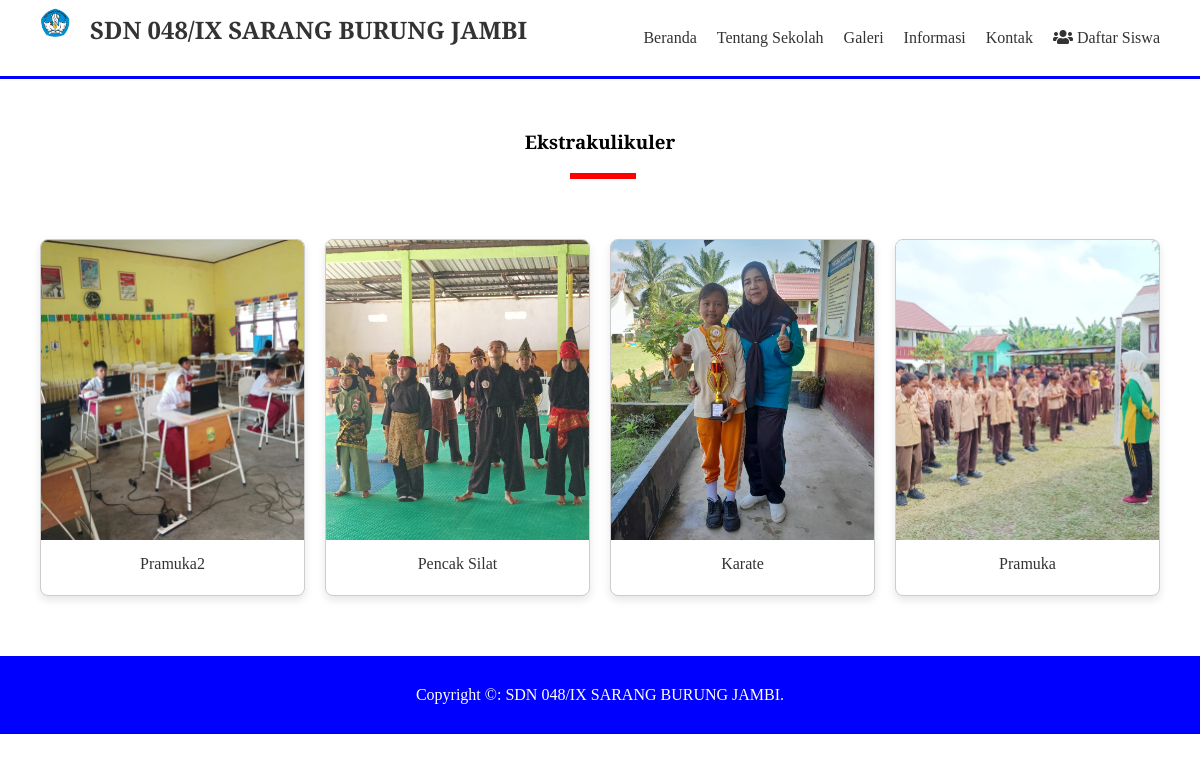
The app's page /ekstrakulikuler.php with its own data.
### tables this page shows
CREATE TABLE `pengaturan` (
  `id` int(11) NOT NULL,
  `nama` varchar(50) NOT NULL,
  `email` varchar(50) NOT NULL,
  `telepon` varchar(20) NOT NULL,
  `alamat` text NOT NULL,
  `logo` varchar(50) NOT NULL,
  `favicon` varchar(50) NOT NULL,
  `tentang_sekolah` text NOT NULL,
  `foto_sekolah` varchar(50) NOT NULL,
  `google_maps` text NOT NULL,
  `nama_kepsek` varchar(50) NOT NULL,
  `foto_kepsek` varchar(50) NOT NULL,
  `sambutan_kepsek` text NOT NULL,
  `created_at` timestamp NOT NULL DEFAULT current_timestamp(),
  `updated_at` datetime DEFAULT NULL
);

CREATE TABLE `ekstrakulikuler` (
  `id` int(11) NOT NULL,
  `nama` varchar(100) NOT NULL,
  `keterangan` text NOT NULL,
  `gambar` varchar(50) NOT NULL
);

### ekstrakulikuler.php (the view, shortened to what this page needs)
<?php include 'header.php'; ?>
<div class="section">
	<div class="container">
		<h3 class="text-center">Ekstrakulikuler</h3>
		<?php
				$ekstrakulikuler = mysqli_query($conn, "SELECT * FROM ekstrakulikuler ORDER BY id DESC");
				if(mysqli_num_rows($ekstrakulikuler) > 0){
					while($j = mysqli_fetch_array($ekstrakulikuler)){
			 ?>
				<div class="col-4">
					<a href="detail-ekstrakulikuler.php?id=<?= $j['id'] ?>" class="thumbnail-link">
					<div class="thumbnail-box">
						<div class="thumbnail-img" style="background-image: url('uploads/ekstrakulikuler/<?= $j['gambar'] ?>');">
						</div>
						<div class="thumbnail-text">
							<?=$j['nama'] ?>
						</div>
					</div>
					</a>
				</div>
				<?php }}else{ ?>
					Tidak ada data
				<?php } ?>
	</div>
</div>
<?php include 'footer.php'; ?>

### header.php (shortened to what this page needs)
<?php
	include 'koneksi.php';
	$identitas = mysqli_query($conn, "SELECT * FROM pengaturan ORDER BY id DESC LIMIT 1");
	$d = mysqli_fetch_object($identitas);
 ?>
<!DOCTYPE html>
<html>
<head>
	<link rel="stylesheet" type="text/css" href="assets/css/style.css">
	<link rel="stylesheet" href="https://cdnjs.cloudflare.com/ajax/libs/font-awesome/5.15.3/css/all.min.css" />
</head>
<body>
	<div class="header">
		<div class="container">
			<div class="header-logo">
				<img src="uploads/identitas/<?= $d->logo ?>" width="50px">
				<h2><a href="index.php"><?= $d->nama ?></a></h2>
			</div>
			<ul class="header-menu">
				<li><a href="index.php">Beranda</a></li>
				<li><a href="tentang-sekolah.php">Tentang Sekolah</a></li>
				<li><a href="galeri.php">Galeri</a></li>
				<li><a href="informasi.php">Informasi</a></li>
				<li><a href="kontak.php">Kontak</a></li>
				<li><a href="login.php"><i class="fas fa-users"></i> Daftar Siswa</a></li>
			</ul>
		</div>
	</div>

### footer.php
	<footer>
		<div class="container text-center">
			Copyright &copy: <?= $d->nama ?>.
		</div>
	</footer>
</body>
</html>

### assets/css/style.css (style rules this page uses)
* { margin: 0; padding: 0; font-family: 'Playfair Display', serif; box-sizing: border-box; }
a { text-decoration: 0; }
.container { width: 1140px; margin: 0 auto; }
.container::after { content: ""; display: block; clear: both; }
.text-center { text-align: center !important; }
.header { border-bottom: 3px solid #0000FF; }
.header a { color: #333; }
.header-logo { float: left; line-height: 50px; padding: 5PX 0; }
.header-logo img { float: left; margin-right: 10px; }
.header-logo h2 { float: left; }
.header-menu { float: right; }
.header-menu li { float: left; list-style: none; padding: 29px 10px; }
.section { padding: 100px 0; }
.section h3 { padding-bottom: 25px; margin-bottom: 50px; position: relative; }
.section h3::after { content: ""; display: block; width: 60px; border: 3px solid red; position: absolute; bottom: 0; left: calc(50% - 30px); }
.col-4 { min-height: 200px; width: 25%; float: left; padding: 10px; }
.thumbnail-box { border: 1px solid #ccc; width: 100%; min-height: 200px; background-color: #fff; }
.thumbnail-img { height: 150px; background-repeat: no-repeat; background-size: cover; }
.thumbnail-text { height: 55px; padding: 5px; }
.thumbnail-link { color: #333; }
footer { padding: 30px; background-color: #0000FF; color: #ffff; }

### ekstrakulikuler.php (style rules this page uses)
.section { padding: 50px 0; }
.thumbnail-link { text-decoration: none; color: #333; }
.thumbnail-box { position: relative; overflow: hidden; border-radius: 8px; box-shadow: 0 4px 8px rgba(0, 0, 0, 0.1); transition: transform 0.3s ease-in-out; }
.thumbnail-img { height: 300px; background-size: cover; background-position: center; }
.thumbnail-text { padding: 15px; text-align: center; }

### records on screen
pengaturan: logo (picture), nama "SDN 048/IX SARANG BURUNG JAMBI"
ekstrakulikuler: gambar (picture), nama "Pramuka2"
ekstrakulikuler: gambar (picture), nama "Pencak Silat"
ekstrakulikuler: gambar (picture), nama "Karate"
ekstrakulikuler: gambar (picture), nama "Pramuka"
